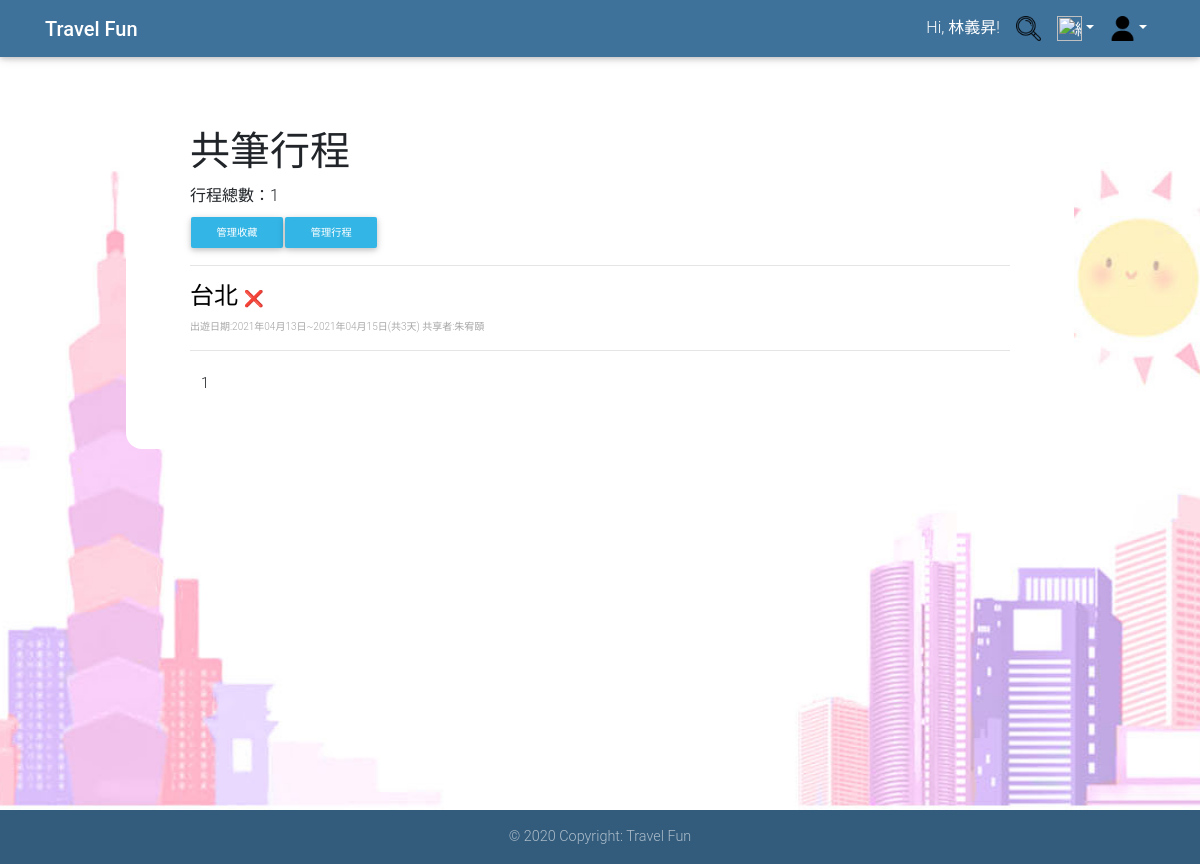
The page /membercentre/shareitinerary.php (signed in) on the database its author committed.
### tables this page shows
CREATE TABLE `itinerary` (
  `itinerary_id` int(10) NOT NULL,
  `itinerary_name` varchar(20) NOT NULL,
  `public_status` int(1) NOT NULL,
  `itinerary_date` date NOT NULL COMMENT '開始日期',
  `itinerary_days` int(3) NOT NULL,
  `user_id` varchar(20) NOT NULL COMMENT 'FK_user'
);

CREATE TABLE `user` (
  `user_id` varchar(20) NOT NULL,
  `user_password` varchar(32) NOT NULL,
  `user_name` varchar(20) NOT NULL,
  `user_email` varchar(64) NOT NULL,
  `user_key` char(32) NOT NULL,
  `introduction` text NOT NULL,
  `Authority` int(1) DEFAULT NULL
);

### membercentre/shareitinerary.php (the view, shortened to what this page needs)
<?php
mysqli_query($con, "SET NAMES UTF8");
$user_id = $_SESSION['user_id'];
$sql = "SELECT itinerary.itinerary_id, itinerary.itinerary_name, itinerary.public_status, itinerary.itinerary_date, itinerary.itinerary_days , itinerary.user_id,user.user_name";
$sql .= " FROM itinerary,share,user WHERE share.user_id = '$user_id' ";
$sql .= "and share.itinerary_id=itinerary.itinerary_id and itinerary.user_id= user.user_id ";
$sql .= "order by `itinerary`.`itinerary_date` ASC";
$result = mysqli_query($con, $sql);
$records_per_page = 10;
if (isset($_GET["page"]))
    $page = $_GET["page"];
else
    $page = 1;
$total_records = mysqli_num_rows($result);
$total_pages = ceil($total_records / $records_per_page);
$started_record = $records_per_page * ($page - 1);
if ($total_records != 0)
    mysqli_data_seek($result, $started_record);
?>
<head>
    <link rel="stylesheet" href="https://stackpath.bootstrapcdn.com/bootstrap/4.4.1/css/bootstrap.min.css">
    <link rel="stylesheet" href="../css/mdb.min.css">
    <link rel='stylesheet' href='https://rawgit.com/adrotec/knockout-file-bindings/master/knockout-file-bindings.css'>
    <link rel="stylesheet" href="../css/result.css">
</head>
<body>
    <header>
        <nav class="navbar navbar-expand-lg navbar-dark fixed-top unique-color">
            <div class="container">
                <a class="navbar-brand" href="../index.php"><strong>Travel Fun</strong></a>
                <div class="collapse navbar-collapse justify-content-end" id="navbarSupportedContent">
                    <ul class="navbar-nav">
                        <?php if (isset($_SESSION['user_id'])) { ?>
                            <li class="nav-item p-0"><a class="nav-link disabled">Hi, <?php echo $_SESSION['user_name']; ?>!</a></li>
                        <?php } else  ?>
                        <li class="nav-link p-0"> <a class="nav-link" href="../search.php"><img src="../image/search.png" alt="搜尋" height="25" width="25"></a> </li>
                        <li class="nav-item dropdown">
                            <a class="nav-link dropdown-toggle" id="navbarDropdownMenuLink-333" data-toggle="dropdown" aria-haspopup="true" aria-expanded="false"><img src="../image/all.png" alt="總覽" height="25" width="25"></a>
                        <li class="nav-item dropdown">
                            <a class="nav-link dropdown-toggle" id="navbarDropdownMenuLink-333" data-toggle="dropdown" aria-haspopup="true" aria-expanded="false"><img src="../image/login.png" alt="login" height="25" width="25"></a>
                        </li>
                    </ul>
                </div>
            </div>
        </nav>
    </header>
    <main>
        <div class="container2">
            <h1>共筆行程</h1>
            <label for="name"> 行程總數：<?php echo $total_records; ?></label>
            <table>
                <td><input class="btn btn-info btn-block btn-sm" type="button" value="管理收藏" onclick="location.href='manageFavorites.php'" /></td>
                <td><input class="btn btn-info btn-block btn-sm" type="button" value="管理行程" onclick="location.href='manageitinerary.php'" /></td>
            </table>
            <p>
                <hr>
            <div id="left">
                <?php
                $j = 1;
                while ($row = mysqli_fetch_assoc($result)  and $j <= $records_per_page) {;
                    $itinerary_id = $row["itinerary_id"];
                    $itinerary_date = $row["itinerary_date"];
                    $itinerary_days = $row["itinerary_days"];
                    $totalday = $itinerary_days - 1;
                    echo "<div >";
                    echo "<h4><a href='modifyitinerary.php?id=" . $itinerary_id . "&share=1' style='text-decoration:none; color:black;'>" . $row["itinerary_name"] . "</a>";
                    echo "<a href=?delete=" . intval($itinerary_id) . "> <font size='3'>❌</a></font></h4>";
                    echo "<p>   <font color='#A6A6A6' size='1'>";
                    echo "出遊日期:" . date("Y年m月d日", strtotime($itinerary_date)) . "~" . date("Y年m月d日", strtotime($itinerary_date . "+ " . $totalday . " day")) . "(共" . $itinerary_days . "天)</a> ";;
                    echo " 共享者:" . $row["user_name"];
                    echo  "</a></p> </font>";
                    echo "</div>";
                    echo "<hr>";
                    $j++;
                }
                ?>
            </div>
            <td colspan="2" align="center" valign="top">
                <ul class="pagination">
                    <li class="page-item">
                        <?php
                        echo "<p align='center'>";
                        for ($i = $page; $i <= min($total_pages, $page + 9); $i++) {
                            if ($i == $page)
                                echo "<li class='page-item'><a class='page-link' >$i</a></li> ";
                            else
                                echo "<li class='page-item'><a class='page-link' href='shareitinerary.php?page=$i'>$i</a></li> ";
                        }
                        ?>
                    </li>
                </ul>
            </td>
        </div>
    </main>
    <footer class="page-footer font-small unique-color fixed-bottom">
        <div class="footer-copyright text-center py-3">© 2020 Copyright: Travel Fun</div>
    </footer>
</body>
</html>

### css/result.css (style rules this page uses)
html, body { height: 100%; background-image: url("../image/background_image.jpg"); background-attachment: fixed; background-position: center; background-repeat: no-repeat; background-size: cover; }
.container2 { max-width: 948px; margin: 4em auto; padding: 4em; padding-bottom: 2em; background: #fff; border-radius: 1em; }

### rows shown on the page
itinerary: itinerary_name "台北", itinerary_date "2021年04月13日", itinerary_date+itinerary_days "2021年04月15日", itinerary_days "3", user.user_name "朱宥頤"

### other values the page prints
$_SESSION['user_name'] "林義昇"
$total_records "1"
